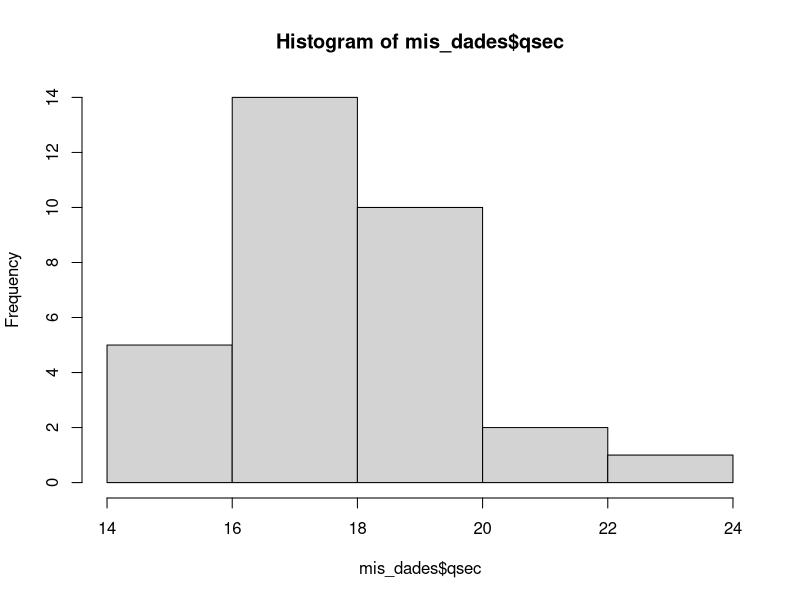
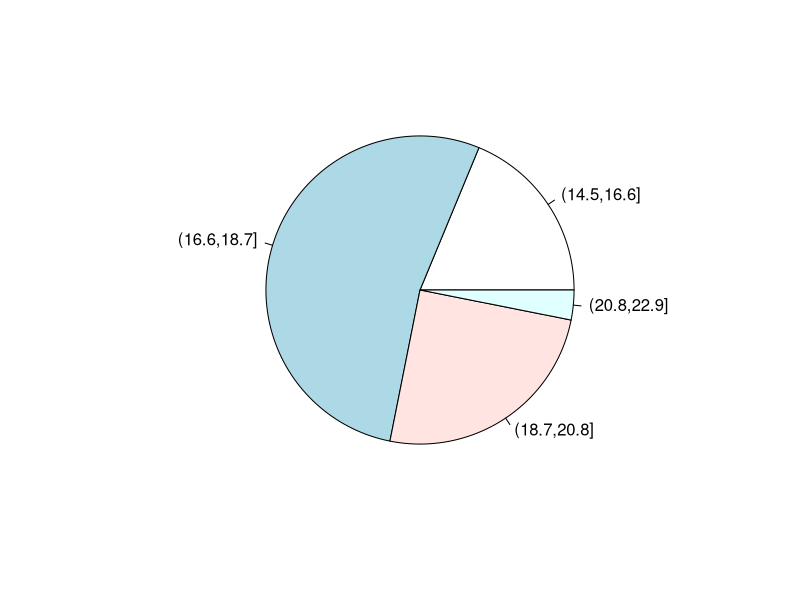
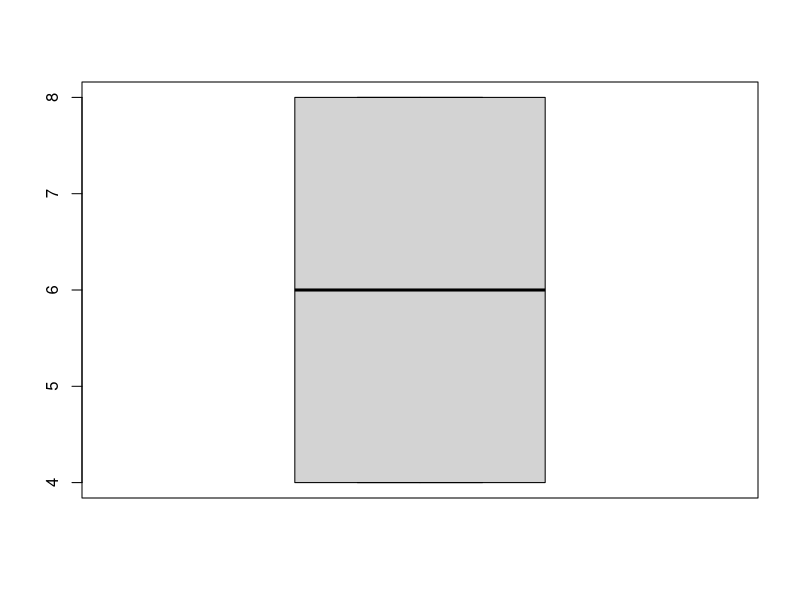

These figures' R source, in order:
#Codigo para problema 1
mis_dades <- mtcars
#tengo que ejecutar linea por linea

mis_dades [,1]#para la primera columna de mis datos
mis_dades$qsec #veo la columna que se llama qsec
sort(mis_dades$qsec) #ordena de menos a mayor la columna qsec

cut(mis_dades$qsec, breaks = 4)
#cortamos la columna qsec en 4 intervalos 


qsec_intervalos <- cut(mis_dades$qsec, breaks = 4) 
qsec_intervalos
ni<-table(qsec_intervalos)#se ve cuantos coches hay en cada intervalo, cuanto se repite

hist(mis_dades$qsec, breaks = 3) #grafica en barras la estadistica, cantidad de barras(breaks)
mean(mis_dades$qsec)#calcula la mediana/mitjana de los datos~(es la suma entre la cantidad)
#la media es el numero del medio 

sort(mis_dades$drat)
median(mis_dades$drat)#coge el numero del medio, misma cantidad de datos a un lado y al otro

#el primer cuartil es el numero del medio de la primera mitad
quantile(mis_dades$drat, 0.25) #el 0.25 es para ver el primer cuartil, sino vere los 4 cuartiles

quantile(mis_dades$mpg, 0.18)#quantiles es como cortar con tigeras

sum(table(qsec_intervalos))
fi<-ni/sum(ni)#cojo las reps de los intervalos y los divido entre la sum, que me da la frecuencia
pie(fi)
fi
Ni<-cumsum(ni)#cumsum hace la frecuancia total acumulada, va sumando las frecuencias
Fi<-cumsum(fi)
cbind(ni, fi, Ni, Fi)

#HASTA AHORA ERAN MEDIDAD DE CENTRALIDAD, AHORA MEDIDAS DE DISPERSION
q.75<-quantile(mis_dades$cyl, 0.75)
q.25<-quantile(mis_dades$cyl, 0.25)
q.75-q.25
IQR(mis_dades$cyl)
boxplot(mis_dades$cyl)

sd(mis_dades$cyl)#dispersion al rededor de la mediana 
var(mis_dades$qsec)#varianza, el cuadrado de la variacion estandar



